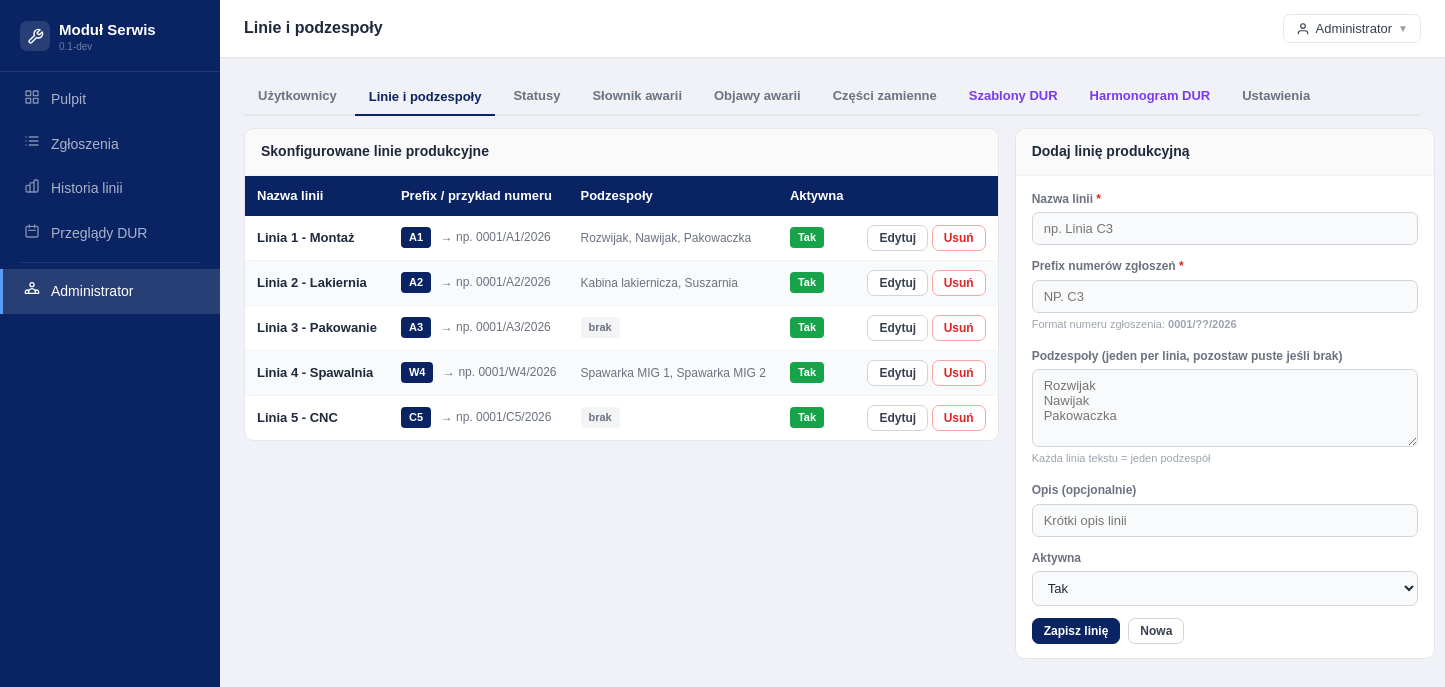
The app's page /index.php?route=admin_lines (signed in) with its own data.
### tables this page shows
CREATE TABLE IF NOT EXISTS `production_lines` (
    `id` INT UNSIGNED NOT NULL AUTO_INCREMENT,
    `name` VARCHAR(150) NOT NULL,
    `prefix` VARCHAR(10) NOT NULL,
    `description` TEXT NULL,
    `is_active` TINYINT(1) NOT NULL DEFAULT 1,
    `created_at` DATETIME NOT NULL DEFAULT CURRENT_TIMESTAMP,
    `updated_at` DATETIME NOT NULL DEFAULT CURRENT_TIMESTAMP ON UPDATE CURRENT_TIMESTAMP,
    PRIMARY KEY (`id`),
    UNIQUE KEY `uq_line_prefix` (`prefix`),
    KEY `idx_lines_active` (`is_active`)
);

### app/Controllers/Controllers.php (called while the page is built, shortened)
<?php
class AdminController
{
    public function lines(): void
    {
        $lines = (new ProductionLineModel())->getAll();
        require BASE_PATH . '/templates/admin/lines.php';
    }
}

### app/Helpers/Database.php (called while the page is built, shortened)
<?php
class Database
{
    private static ?\PDO $instance = null;
    public static function get(): \PDO
    {
        if (self::$instance === null) {
            $dsn = sprintf(
                'mysql:host=%s;dbname=%s;charset=%s',
                DB_HOST, DB_NAME, DB_CHARSET
            );
            self::$instance = new \PDO($dsn, DB_USER, DB_PASS, [
                \PDO::ATTR_ERRMODE            => \PDO::ERRMODE_EXCEPTION,
                \PDO::ATTR_DEFAULT_FETCH_MODE => \PDO::FETCH_ASSOC,
                \PDO::ATTR_EMULATE_PREPARES   => false,
            ]);
        }
        return self::$instance;
    }
}

### app/Models/Models.php (called while the page is built, shortened)
<?php
abstract class BaseModel
{
    protected \PDO $db;
    public function __construct()
    {
        $this->db = Database::get();
    }
    protected function fetchAll(string $sql, array $params = []): array
    {
        $st = $this->db->prepare($sql);
        $st->execute($params);
        return $st->fetchAll();
    }
    protected function fetchOne(string $sql, array $params = []): ?array
    {
        $st = $this->db->prepare($sql);
        $st->execute($params);
        $r = $st->fetch();
        return $r ?: null;
    }
}
class ProductionLineModel extends BaseModel
{
    public function getAll(bool $activeOnly = false): array
    {
        $where = $activeOnly ? 'WHERE pl.is_active = 1' : '';
        return $this->fetchAll(
            "SELECT pl.*,
                    GROUP_CONCAT(ls.name ORDER BY ls.sort_order SEPARATOR '|||') AS subsystems_str,
                    GROUP_CONCAT(ls.id   ORDER BY ls.sort_order SEPARATOR ',')   AS subsystem_ids
             FROM production_lines pl
             LEFT JOIN line_subsystems ls ON ls.production_line_id = pl.id AND ls.is_active = 1
             $where
             GROUP BY pl.id
             ORDER BY pl.name"
        );
    }
}
class SettingsModel extends BaseModel
{
    public function get(string $key): ?string
    {
        $r = $this->fetchOne("SELECT svalue FROM settings WHERE skey = ?", [$key]);
        return $r ? $r['svalue'] : null;
    }
}

### templates/admin/lines.php (the view, shortened to what this page needs)
<?php
require BASE_PATH . '/templates/shared/header.php';
$year = date('Y');
?>
<div class="atabs mb2">
  <a href="<?= BASE_URL ?>/index.php?route=admin_users" class="atab">Użytkownicy</a>
  <button class="atab active" data-tab="lines">Linie i podzespoły</button>
  <a href="<?= BASE_URL ?>/index.php?route=admin_statuses" class="atab">Statusy</a>
  <a href="<?= BASE_URL ?>/index.php?route=admin_dictionary" class="atab">Słownik awarii</a>
  <a href="<?= BASE_URL ?>/index.php?route=admin_symptoms" class="atab">Objawy awarii</a>
  <a href="<?= BASE_URL ?>/index.php?route=admin_spare_parts" class="atab">Części zamienne</a>
  <a href="<?= BASE_URL ?>/index.php?route=admin_dur_tmpl" class="atab v">Szablony DUR</a>
  <a href="<?= BASE_URL ?>/index.php?route=admin_dur_sched" class="atab v">Harmonogram DUR</a>
  <a href="<?= BASE_URL ?>/index.php?route=admin_settings" class="atab">Ustawienia</a>
</div>
<div style="display:grid;grid-template-columns:1fr 420px;gap:16px;align-items:start;">
  <div>
    <div class="card">
      <div class="card-head"><span class="card-title">Skonfigurowane linie produkcyjne</span></div>
      <div class="twrap">
        <table>
          <thead>
            <tr>
              <th>Nazwa linii</th>
              <th>Prefix / przykład numeru</th>
              <th>Podzespoły</th>
              <th>Aktywna</th>
              <th></th>
            </tr>
          </thead>
          <tbody>
            <?php foreach ($lines as $l):
              $subsForJs = str_replace('|||', "
", $l['subsystems_str'] ?? '');
            ?>
              <tr>
                <td class="fw6"><?= Helpers::e($l['name']) ?></td>
                <td>
                  <span class="badge" style="background:#0a2463;color:#fff;"><?= Helpers::e($l['prefix']) ?></span>
                  <span class="muted fs-sm" style="margin-left:6px;">→ np. 0001/<?= Helpers::e($l['prefix']) ?>/<?= $year ?></span>
                </td>
                <td class="fs-sm muted">
                  <?php if ($l['subsystems_str']): ?>
                    <?php
                    $subsArr  = explode('|||', $l['subsystems_str']);
                    $subsText = implode(', ', $subsArr);
                    $count    = count($subsArr);
                    $preview  = implode(', ', array_slice($subsArr, 0, 3));
                    $more     = $count > 3
                      ? ' <span class="badge" style="background:#e5e7eb;color:#374151;">+' . ($count - 3) . ' więcej</span>'
                      : '';
                    ?>
                    <span title="<?= Helpers::e($subsText) ?>" style="cursor:help;">
                      <?= Helpers::e($preview) ?><?= $more ?>
                    </span>
                  <?php else: ?>
                    <span class="badge" style="background:#f3f4f6;color:#6b7280;">brak</span>
                  <?php endif; ?>
                </td>
                <td><?= Helpers::statusBadge($l['is_active'] ? 'Tak' : 'Nie', $l['is_active'] ? '#16a34a' : '#6b7280') ?></td>
                <td>
                  <button class="btn btn-sm edit-line-btn"
                    data-id="<?= $l['id'] ?>"
                    data-name="<?= Helpers::e($l['name']) ?>"
                    data-prefix="<?= Helpers::e($l['prefix']) ?>"
                    data-desc="<?= Helpers::e($l['description'] ?? '') ?>"
                    data-subs="<?= Helpers::e($subsForJs) ?>"
                    data-active="<?= $l['is_active'] ?>">Edytuj</button>
                  <form method="POST" action="<?= BASE_URL ?>/index.php?route=admin_line_delete" style="display:inline;" onsubmit="return confirm('Usunąć linię <?= Helpers::e($l['name']) ?>? Usunięcie jest niemożliwe jeśli linia ma zgłoszenia.');">
                    <button type="submit" class="btn btn-sm" style="border-color:#fca5a5;color:#dc2626;">Usuń</button>
                  </form>
                </td>
              </tr>
            <?php endforeach; ?>
          </tbody>
        </table>
      </div>
    </div>
  </div>
  <div class="card">
    <div class="card-head"><span class="card-title" id="lineFormTitle">Dodaj linię produkcyjną</span></div>
    <div class="card-body">
      <form method="POST" action="<?= BASE_URL ?>/index.php?route=admin_line_save" id="lineForm">
        <div class="fg">
          <label class="flbl">Nazwa linii <span class="req">*</span></label>
          <input class="fc" name="name" id="lName" placeholder="np. Linia C3">
        </div>
        <div class="fg">
          <label class="flbl">Prefix numerów zgłoszeń <span class="req">*</span></label>
          <input class="fc" name="prefix" id="lPrefix" placeholder="np. C3" maxlength="6"
            style="text-transform:uppercase;" oninput="updatePreview()">
          <span class="fhint">Format numeru zgłoszenia: <strong id="prefixExample">0001/??/<?= $year ?></strong></span>
        </div>
        <div class="fg">
          <label class="flbl">Podzespoły (jeden per linia, pozostaw puste jeśli brak)</label>
          <textarea class="fc" name="subsystems" id="lSubsystems" rows="4"
            placeholder="Rozwijak&#10;Nawijak&#10;Pakowaczka"></textarea>
          <span class="fhint">Każda linia tekstu = jeden podzespół</span>
        </div>
        <div class="fg">
          <label class="flbl">Opis (opcjonalnie)</label>
          <input class="fc" name="description" id="lDesc" placeholder="Krótki opis linii">
        </div>
        <div class="fg">
          <label class="flbl">Aktywna</label>
          <select class="fc" name="is_active" id="lActive">
            <option value="1">Tak</option>
          </select>
        </div>
        <div style="display:flex;gap:8px;">
          <button type="submit" class="btn btn-p btn-sm">Zapisz linię</button>
          <button type="button" class="btn btn-sm" onclick="resetLineForm()">Nowa</button>
        </div>
      </form>
    </div>
  </div>
</div>
<?php require BASE_PATH . '/templates/shared/footer.php'; ?>

### app/Helpers/Helpers.php (shortened to what this page needs)
<?php
class Helpers
{
    public static function e(mixed $v): string
    {
        return htmlspecialchars((string)($v ?? ''), ENT_QUOTES | ENT_HTML5, 'UTF-8');
    }
    public static function statusBadge(string $label, string $color): string
    {
        return '<span class="badge" style="background:' . self::e($color) . ';color:#fff;">'
            . self::e($label) . '</span>';
    }
}

### templates/shared/header.php (style rules this page uses)
*, *::before, *::after { box-sizing: border-box; margin: 0; padding: 0; }
html, body { height: 100%; }
body { font-family: Arial, Helvetica, sans-serif; font-size: 14px; background: #f0f2f7; color: #1e293b; line-height: 1.55; }
a { color: #0a2463; text-decoration: none; }
.card { background: #fff; border: 1px solid #e5e7eb; border-radius: 10px; overflow: hidden; }
.card-head { padding: 12px 16px; border-bottom: 1px solid #f3f4f6; display: flex; align-items: center; justify-content: space-between; background: #fafafa; }
.card-title { font-size: 14px; font-weight: 700; color: #1e293b; }
.card-body { padding: 14px 16px; }
.btn { display: inline-flex; align-items: center; gap: 5px; padding: 7px 15px; border-radius: 7px; font-size: 13px; font-weight: 600; cursor: pointer; border: 1px solid #d1d5db; background: #fff; color: #374151; transition: background .12s; font-family: Arial, Helvetica, sans-serif; white-space: nowrap; text-decoration: none; }
.btn-p { background: #0a2463; color: #fff; border-color: #0a2463; }
.btn-sm { padding: 5px 11px; font-size: 12px; }
.fg { margin-bottom: 12px; }
.flbl { display: block; font-size: 12px; font-weight: 600; color: #6b7280; margin-bottom: 4px; }
.req { color: #dc2626; }
.fc { display: block; width: 100%; padding: 8px 11px; border: 1px solid #d1d5db; border-radius: 7px; font-size: 13px; color: #1e293b; background: #f9fafb; font-family: Arial, Helvetica, sans-serif; transition: border-color .12s; outline: none; }
textarea.fc { resize: vertical; min-height: 72px; }
.fhint { font-size: 11px; color: #9ca3af; margin-top: 3px; }
.twrap { overflow-x: auto; }
table { width: 100%; border-collapse: collapse; font-size: 13px; }
thead th { background: #0a2463; color: #fff; font-weight: 600; padding: 10px 12px; text-align: left; white-space: nowrap; border: none; }
td { padding: 9px 12px; border-bottom: 1px solid #f3f4f6; color: #1e293b; white-space: nowrap; vertical-align: middle; }
tbody tr:nth-child(even) td { background: #f9fafb; }
tbody tr:last-child td { border-bottom: none; }
.badge { display: inline-block; padding: 2px 8px; border-radius: 4px; font-size: 11px; font-weight: 600; white-space: nowrap; }
.atabs { display: flex; gap: 4px; flex-wrap: wrap; margin-bottom: 16px; border-bottom: 2px solid #e5e7eb; }
.atab { padding: 8px 14px; font-size: 13px; font-weight: 600; border: none; border-bottom: 2px solid transparent; background: none; color: #6b7280; cursor: pointer; font-family: Arial, Helvetica, sans-serif; margin-bottom: -2px; text-decoration: none; display: inline-block; }
.atab.active { color: #0a2463; border-bottom-color: #0a2463; }
.atab.v { color: #7c3aed; }
.mb2 { margin-bottom: 12px; }
.muted { color: #6b7280; }
.fs-sm { font-size: 12px; }
.fw6 { font-weight: 600; }

### records on screen
production_lines: name "Linia 1 - Montaż", prefix "A1", preview "Rozwijak, Nawijak, Pakowaczka"
production_lines: name "Linia 2 - Lakiernia", prefix "A2", preview "Kabina lakiernicza, Suszarnia"
production_lines: name "Linia 3 - Pakowanie", prefix "A3", shows "brak"
production_lines: name "Linia 4 - Spawalnia", prefix "W4", preview "Spawarka MIG 1, Spawarka MIG 2"
production_lines: name "Linia 5 - CNC", prefix "C5", shows "brak"

### other values on screen
$appName "Moduł Serwis"
$appVersion "0.1-dev"
Helpers::e($item['label']) "Pulpit"
Helpers::e($item['label']) "Zgłoszenia"
Helpers::e($item['label']) "Historia linii"
Helpers::e($item['label']) "Przeglądy DUR"
Helpers::e($item['label']) "Administrator"
Helpers::e($pageTitle ?? 'Moduł Serwis') "Linie i podzespoły"
Helpers::e($user['name']) "Administrator"
$year "2026"
